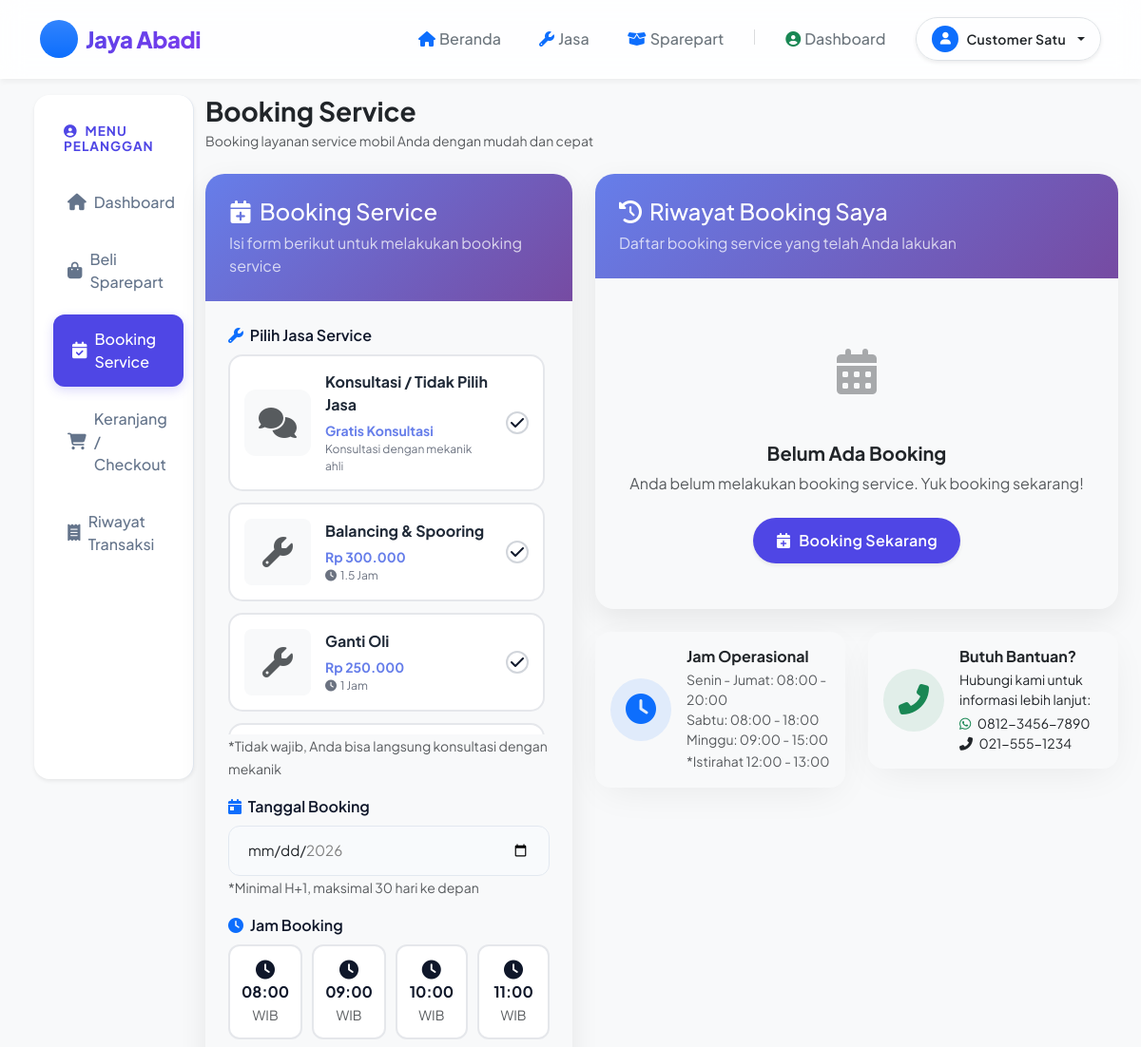
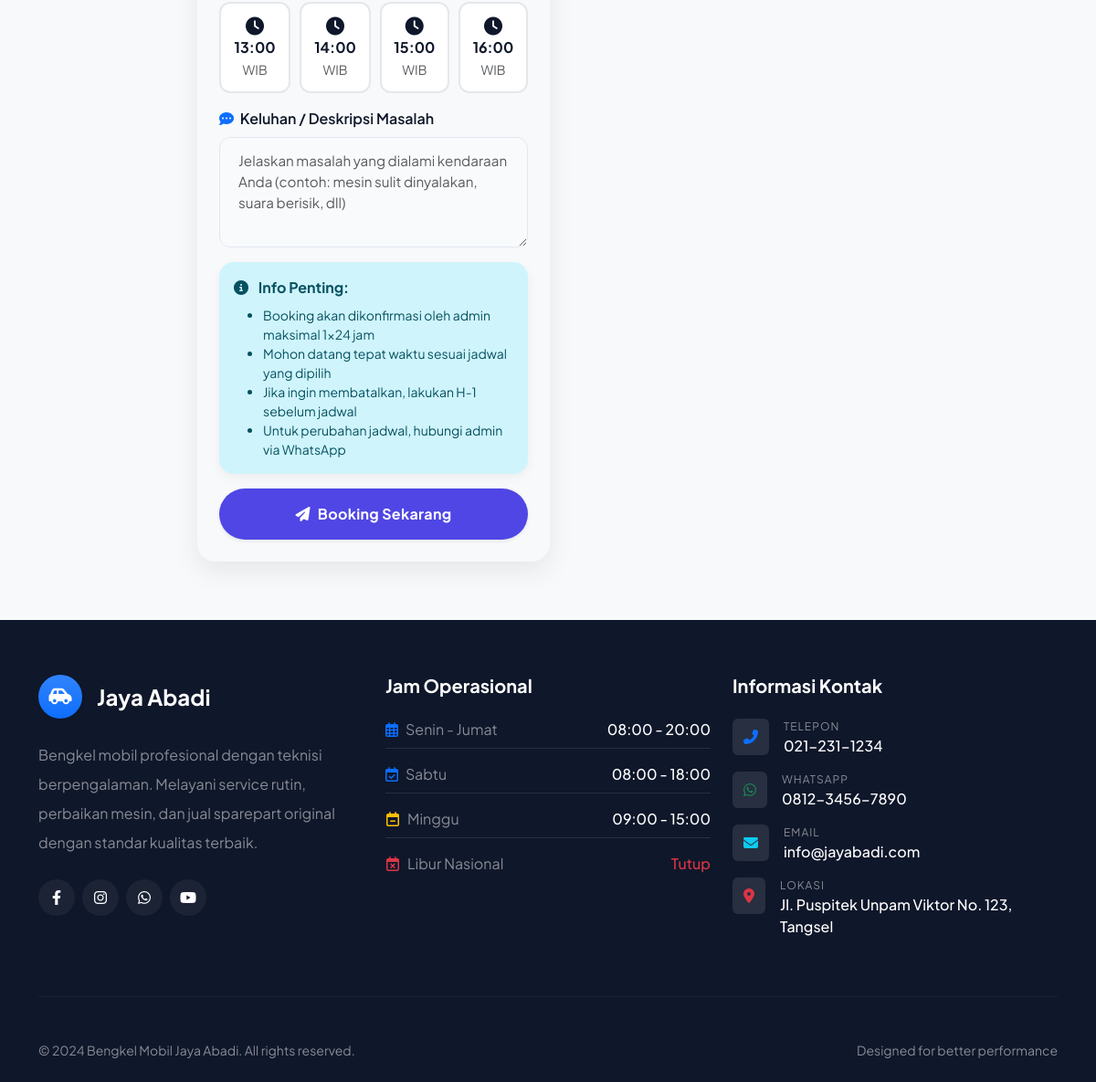
The page /customer/booking.php (signed in) on the database its author committed (2 pictures, top to bottom).
### tables this page shows
CREATE TABLE jasa (
    id INT AUTO_INCREMENT PRIMARY KEY,
    nama_jasa VARCHAR(100) NOT NULL,
    deskripsi TEXT,
    harga DECIMAL(15,2) NOT NULL,
    gambar VARCHAR(255),
    estimasi_waktu VARCHAR(50),
    created_at TIMESTAMP DEFAULT CURRENT_TIMESTAMP
);

### customer/booking.php (the view, shortened to what the rows shown need)
<?php
include '../includes/koneksi.php';
$jasa_list = query("SELECT * FROM jasa ORDER BY nama_jasa ASC");
include '../includes/header.php';
?>
<div class="container-fluid px-0 px-lg-4">
    <div class="row g-0 g-lg-4">
        <div class="col-md-9 col-lg-10 p-4 p-lg-0">
            <div class="row">
                <div class="col-lg-5 mb-4">
                    <div class="booking-card" data-aos="fade-right">
                        <div class="card-body p-4">
                            <form method="POST" action="" id="bookingForm">
                                <div class="mb-3">
                                    <div class="jasa-grid" id="jasaGrid">
                                        <?php while($jasa = fetch_assoc($jasa_list)): ?>
                                        <div class="jasa-card" data-jasa-id="<?php echo $jasa['id']; ?>"
                                             data-jasa-harga="<?php echo $jasa['harga']; ?>"
                                             data-jasa-estimasi="<?php echo $jasa['estimasi_waktu']; ?>"
                                             onclick="selectJasa(this, '<?php echo $jasa['id']; ?>')">
                                            <div class="jasa-image">
                                                <?php if ($jasa['gambar'] && file_exists("../uploads/jasa/" . $jasa['gambar'])): ?>
                                                    <img src="../uploads/jasa/<?php echo $jasa['gambar']; ?>"
                                                         class="w-100 h-100 rounded-3" style="object-fit: cover;">
                                                <?php else: ?>
                                                    <div class="bg-light d-flex align-items-center justify-content-center w-100 h-100 rounded-3">
                                                        <i class="fas fa-wrench fa-2x text-muted"></i>
                                                    </div>
                                                <?php endif; ?>
                                            </div>
                                            <div class="jasa-info">
                                                <div class="jasa-name"><?php echo $jasa['nama_jasa']; ?></div>
                                                <div class="jasa-price">Rp <?php echo number_format($jasa['harga'], 0, ',', '.'); ?></div>
                                                <div class="jasa-estimasi"><i class="fas fa-clock me-1"></i><?php echo $jasa['estimasi_waktu']; ?></div>
                                            </div>
                                            <div class="radio-icon">
                                                <i class="fas fa-check"></i>
                                            </div>
                                        </div>
                                        <?php endwhile; ?>
                                    </div>
                                </div>
                            </form>
                        </div>
                    </div>
                </div>
            </div>
        </div>
    </div>
</div>
<?php include '../includes/footer.php'; ?>

### rows shown on the page
jasa: nama_jasa "Balancing & Spooring", harga "300.000", estimasi_waktu "1.5 Jam"
jasa: nama_jasa "Ganti Oli", harga "250.000", estimasi_waktu "1 Jam"

### other values the page prints
$_SESSION['nama_lengkap'] "Customer Satu"
$jam "08:00"
$jam "09:00"
$jam "10:00"
$jam "11:00"
$jam "13:00"
$jam "14:00"
$jam "15:00"
$jam "16:00"
